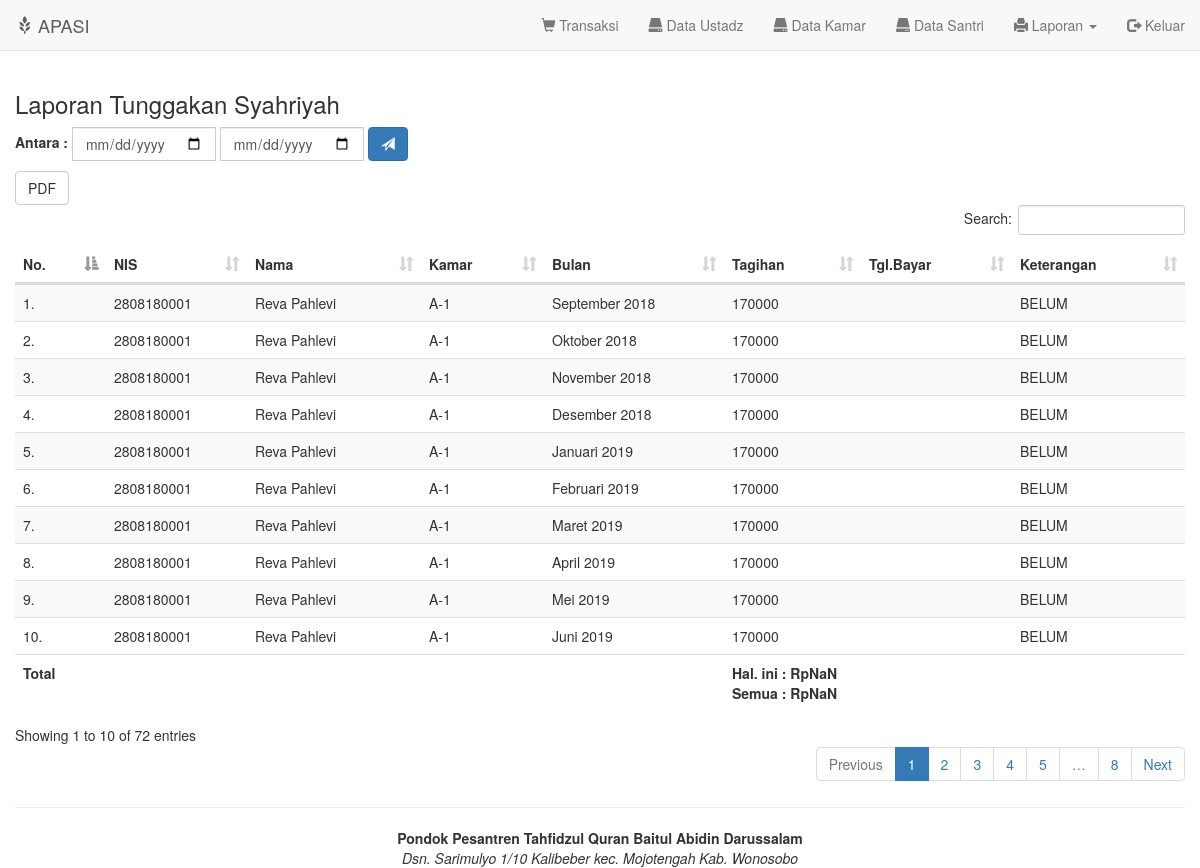
Screenshot of /laporan.php?sts=tgk (signed in) with the database file from the repository.
### tables this page shows
CREATE TABLE `syahriyah` (
  `idsyahriyah` int(100) NOT NULL,
  `nis` varchar(10) NOT NULL,
  `jatuhtempo` date NOT NULL,
  `bulan` varchar(20) NOT NULL,
  `nobayar` varchar(10) DEFAULT NULL,
  `tglbayar` date DEFAULT NULL,
  `ket` varchar(50) NOT NULL DEFAULT 'BELUM',
  `idadmin` int(5) DEFAULT NULL,
  `jumlah` int(20) NOT NULL,
  `status` int(1) NOT NULL DEFAULT '0'
);

CREATE TABLE `santri` (
  `nis` varchar(10) NOT NULL,
  `namasantri` varchar(50) DEFAULT NULL,
  `jk` enum('L','P') NOT NULL,
  `kamar` varchar(20) DEFAULT NULL,
  `tahunajaran` varchar(10) DEFAULT NULL
);

### laporan.php (the view, shortened to what this page needs)
<?php
include "header.php";
$status = $_GET['sts'];
		$awal = $_POST['awal'];
		$akhir = $_POST['akhir'];
		if ($status == 'tgk') {
			$msg = 'Tunggakan';
			if (isset($awal)) {
				$sql = mysqli_query($konek,"SELECT syahriyah.nis,santri.namasantri,santri.kamar,syahriyah.jumlah,syahriyah.ket,syahriyah.bulan,syahriyah.tglbayar
				FROM syahriyah,santri,kamar WHERE syahriyah.nis=santri.nis AND santri.kamar=kamar.kamar AND santri.jk='$jk' AND syahriyah.ket='BELUM' AND (syahriyah.tglbayar BETWEEN '$awal' AND '$akhir') ORDER BY santri.kamar");
			} else {
				$sql = mysqli_query($konek,"SELECT syahriyah.nis,santri.namasantri,santri.kamar,syahriyah.jumlah,syahriyah.ket,syahriyah.bulan,syahriyah.tglbayar
				FROM syahriyah,santri,kamar WHERE syahriyah.nis=santri.nis AND santri.kamar=kamar.kamar AND santri.jk='$jk' AND syahriyah.ket='BELUM' ORDER BY santri.kamar");
			}
		}
?>
<!DOCTYPE html>
<html>
<head>
</head>
<body>
	<h3>Laporan <?=$msg?> Syahriyah</h3>
	<form action="" name="filter"method="post" class="form-inline">
		<div class="input-group">
			<label for="input" class="">Antara : </label>
		</div>
		<div class="input-group" id="interval">
			<input type="date" name="awal" id="awal"  class="form-control">
		</div>
		<div class="input-group" id="interval">
			<input type="date" name="akhir" id="akhir"  class="form-control">
		</div>
			<button class="btn btn-primary"><i class="glyphicon glyphicon-send"></i></button>
	</form>
		<table id="laporan" class="table table-striped table-responsive">
			<thead>
				<tr>
					<th>No.</th>
					<th>NIS</th>
					<th>Nama</th>
					<th>Kamar</th>
					<th>Bulan</th>
					<th>Tagihan</th>
					<th>Tgl.Bayar</th>
					<th>Keterangan</th>
				</tr>
			</thead>
			<tbody>
				<?php
				$no=1;
				while ($data=mysqli_fetch_array($sql)) {
					echo "<tr>
					<td>$no.</td>
					<td>$data[nis]</td>
					<td>$data[namasantri]</td>
					<td>$data[kamar]</td>
					<td>$data[bulan]</td>
					<td>$data[jumlah]</td>
					<td>$data[tglbayar]</td>
					<td>$data[ket]</td>
				</tr>";
				$no++;
				}
				?>
			</tbody>
			<tfoot>
				<tr>
					<th>Total</th><th></th><th></th><th></th><th></th><th></th><th></th><th></th>
				</tr>
			</tfoot>
		</table>
</body>
</html>
<?php include "footer.php"; ?>

### rows the page displays
syahriyah: nis "2808180001", nis.namasantri "Reva Pahlevi", nis.kamar "A-1", bulan "September 2018", jumlah "170000", ket "BELUM"
syahriyah: nis "2808180001", nis.namasantri "Reva Pahlevi", nis.kamar "A-1", bulan "Oktober 2018", jumlah "170000", ket "BELUM"
syahriyah: nis "2808180001", nis.namasantri "Reva Pahlevi", nis.kamar "A-1", bulan "November 2018", jumlah "170000", ket "BELUM"
syahriyah: nis "2808180001", nis.namasantri "Reva Pahlevi", nis.kamar "A-1", bulan "Desember 2018", jumlah "170000", ket "BELUM"
syahriyah: nis "2808180001", nis.namasantri "Reva Pahlevi", nis.kamar "A-1", bulan "Januari 2019", jumlah "170000", ket "BELUM"
syahriyah: nis "2808180001", nis.namasantri "Reva Pahlevi", nis.kamar "A-1", bulan "Februari 2019", jumlah "170000", ket "BELUM"
syahriyah: nis "2808180001", nis.namasantri "Reva Pahlevi", nis.kamar "A-1", bulan "Maret 2019", jumlah "170000", ket "BELUM"
syahriyah: nis "2808180001", nis.namasantri "Reva Pahlevi", nis.kamar "A-1", bulan "April 2019", jumlah "170000", ket "BELUM"
syahriyah: nis "2808180001", nis.namasantri "Reva Pahlevi", nis.kamar "A-1", bulan "Mei 2019", jumlah "170000", ket "BELUM"
syahriyah: nis "2808180001", nis.namasantri "Reva Pahlevi", nis.kamar "A-1", bulan "Juni 2019", jumlah "170000", ket "BELUM"

### other values shown
$msg "Tunggakan"
